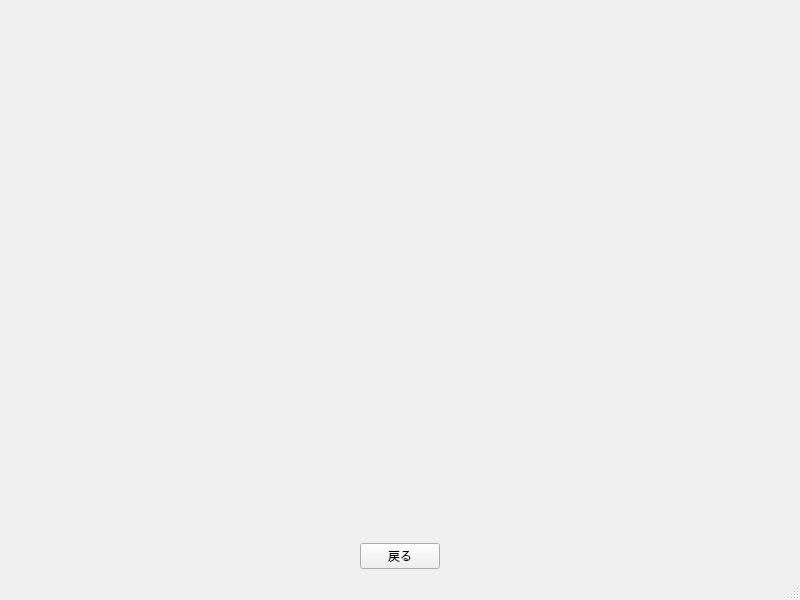
<?xml version="1.0" encoding="UTF-8"?>
<ui version="4.0">
 <class>StroopWindow</class>
 <widget class="QMainWindow" name="StroopWindow">
  <property name="geometry">
   <rect>
    <x>0</x>
    <y>0</y>
    <width>800</width>
    <height>600</height>
   </rect>
  </property>
  <property name="windowTitle">
   <string>MainWindow</string>
  </property>
  <widget class="QWidget" name="centralwidget">
   <layout class="QGridLayout" name="gridLayout">
    <item row="0" column="0">
     <widget class="QLabel" name="label_pic">
      <property name="text">
       <string/>
      </property>
     </widget>
    </item>
    <item row="1" column="0">
     <widget class="QPushButton" name="pushButton_quit">
      <property name="sizePolicy">
       <sizepolicy hsizetype="Fixed" vsizetype="Fixed">
        <horstretch>0</horstretch>
        <verstretch>0</verstretch>
       </sizepolicy>
      </property>
      <property name="text">
       <string>戻る</string>
      </property>
     </widget>
    </item>
   </layout>
  </widget>
  <widget class="QMenuBar" name="menubar">
   <property name="geometry">
    <rect>
     <x>0</x>
     <y>0</y>
     <width>800</width>
     <height>26</height>
    </rect>
   </property>
  </widget>
  <widget class="QStatusBar" name="statusbar"/>
 </widget>
 <resources/>
 <connections/>
</ui>
